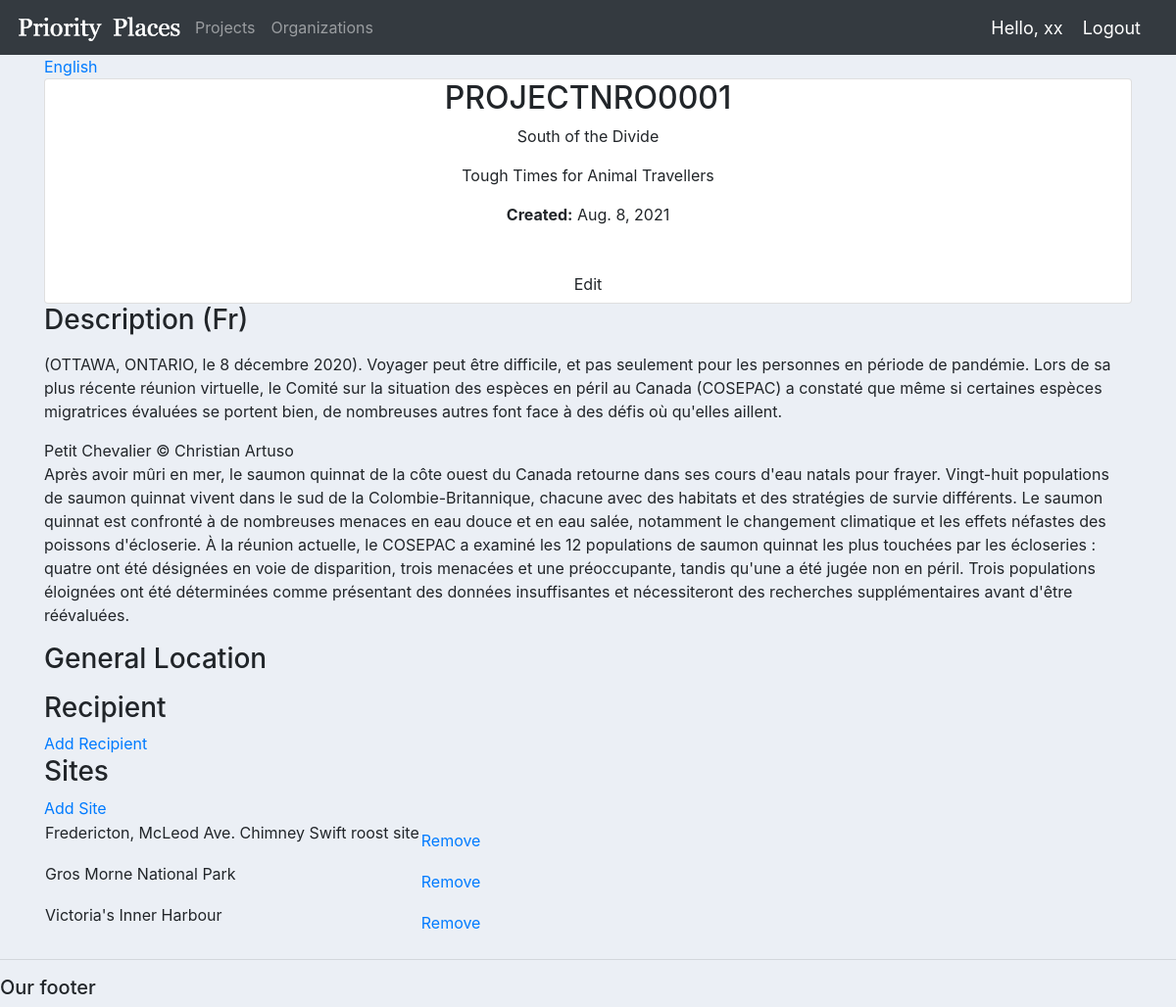
The app's page /fr/projects/1/ with its own data.
### pplaces/models.py (models this page shows, shortened)
class Project(models.Model):
    ProjectTitleEnglish = models.CharField(max_length=250, verbose_name='Title (En)')
    ProjectTitleFrench = models.CharField(max_length=250, verbose_name='Title (Fr)', null=True, blank=True)
    ECCCAssignedProjectIdentfer = models.CharField(max_length=50, unique=True, verbose_name='Proj. Number')
    ProjectPurposeDescriptonEnglish = models.TextField(verbose_name='Description (En)', null=True, blank=True)
    ProjectPurposeDescriptonFrench = models.TextField(verbose_name='Description (Fr)', null=True, blank=True)
    GeneralLocationDescriptonEnglish = models.TextField(verbose_name='General Location (En)', null=True, blank=True)
    GeneralLocationDescriptonFrench = models.TextField(verbose_name='General Location (Fr)', null=True, blank=True)
    ProjectLocation = models.ManyToManyField(ProjectLocation)
    created = models.DateField(auto_now_add=True)
    PriorityPlaceUID = models.ForeignKey(PriorityPlacesREF, null=True, blank=True, on_delete=models.SET_NULL)
    class Meta:
        ordering = ['created']

class PriorityPlacesREF(models.Model):
    PriorityPlaceNameEnglish = models.CharField(max_length=100, verbose_name='Priority Place (En)')
    PriorityPlaceNameFrench = models.CharField(max_length=100, verbose_name='Priority Place (Fr)', null=True, blank=True)
    class Meta:
        ordering = ['PriorityPlaceNameEnglish']

class ProjectLocation(models.Model):  # ProjectLocations = Sites
    ProjectLocationNameEnglish = models.CharField(max_length=100, verbose_name='Name (En)')
    ProjectLocationNameFrench = models.CharField(max_length=100, verbose_name='Name (Fr)', null=True, blank=True)
    ProjectLocationGeneralDescriptonEnglish =  models.TextField(verbose_name='Description (En)', null=True, blank=True)
    ProjectLocationGeneralDescriptonFrench  =  models.TextField(verbose_name='Description (Fr)', null=True, blank=True)
    ProjectLocationShapeFileSource = models.CharField(max_length=100, verbose_name='Source', null=True, blank=True)
    class Meta:
        ordering = ['ProjectLocationNameEnglish']

### pplaces/views.py (the view)
# urls.py: path('fr/projects/<int:pk>/', views.project_fr, name='project-fr'),
def project_fr(request, pk):
    project = Project.objects.get(id = pk)
    context = {
        'project': project,
         }
    return render(request, 'pplaces/single-project-fr.html', context)

### pplaces/templates/pplaces/single-project-fr.html (shortened to what this page needs)
{% extends "main.html" %}
{% block content %}
  <main class="profile my-md">
    <div class="container">
      <div class="layout">
        <div class="column column--1of3">
          <div class="settings">
            <a class="tag tag--pill tag--sub settings__btn tag--lg" href="{% url 'project' project.id %}">English</a>
          </div>
          <div class="card text-center">
            <div class="card__body dev">
              <h2 class="dev__name">{{ project.ECCCAssignedProjectIdentfer }}</h2>
              <p class="dev__title">{{ project.PriorityPlaceUID.PriorityPlaceNameFrench}}</p>
              <p class="dev__location">{{ project.ProjectTitleEnglish  }}</p>
              <p><strong>Created:</strong> {{ project.created  }}</p>
              <br />
              <a href="{% url 'update-project' project.id %}" class="btn btn--sub btn--lg">Edit</a>
            </div>
          </div>
        </div>
        <div class="column column--2of3">
          <div class="devInfo">
            <h3 class="devInfo__title">Description (Fr)</h3>
            <p class="devInfo__about">{{ project.ProjectPurposeDescriptonFrench | linebreaks }}</p>
          </div>
          <div class="devInfo">
            <h3 class="devInfo__title">General Location</h3>
          </div>
          <div class="settings">
            <h3 class="settings__title">Recipient</h3>
            <a class="tag tag--pill tag--sub settings__btn tag--lg" href="#"> Add Recipient</a>
          </div>
          <div class="settings">
            <h3 class="settings__title">Sites</h3>
            <a class="tag tag--pill tag--sub settings__btn tag--lg" href="{% url 'create-project-location' project.id %}"> Add Site</a>
          </div>
          <table class="settings__table">
            {% for location in project.ProjectLocation.all %}
            <tr>
              <td class="settings__tableInfo">
                <p>{{ location.ProjectLocationNameFrench }}</p>
              </td>
                <td class="settings__tableActions">
                <a class="tag tag--pill tag--main settings__btn" href="{% url 'remove-project-location' project.id location.id %}">Remove</a>
              </td>
            </tr>
            {% endfor %}
          </table>
        </div>
      </div>
    </div>
  </main>
{% endblock content %}

### static/styles/main.css (style rules this page uses)
body { background-color: #ebeff5; }

### records on screen
Project: ECCCAssignedProjectIdentfer "PROJECTNRO0001", PriorityPlaceUID.PriorityPlaceNameFrench "South of the Divide", ProjectTitleEnglish "Tough Times for Animal Travellers", created "Aug. 8, 2021", ProjectPurposeDescriptonFrench "(OTTAWA, ONTARIO, le 8 décembre 2020). Voyager peut être difficile, et pas seulement pour les personnes en période de pandémie. Lors de sa plus récente réunion virtuelle, le Comité sur la situation des espèces en péril au Canada (COSEPAC) a constaté que même si certaines espèces migratrices évaluées se portent bien, de nombreuses autres font face à des défis où qu'elles aillent. Petit Chevalier © Christian Artuso Après avoir mûri en mer, le saumon quinnat de la côte ouest du Canada retourne dans ses cours d'eau natals pour frayer. Vingt-huit populations de saumon quinnat vivent dans le sud de la Colombie-Britannique, chacune avec des habitats et des stratégies de survie différents. Le…"
ProjectLocation: ProjectLocationNameFrench "Fredericton, McLeod Ave. Chimney Swift roost site"
ProjectLocation: ProjectLocationNameFrench "Gros Morne National Park"
ProjectLocation: ProjectLocationNameFrench "Victoria's Inner Harbour"
